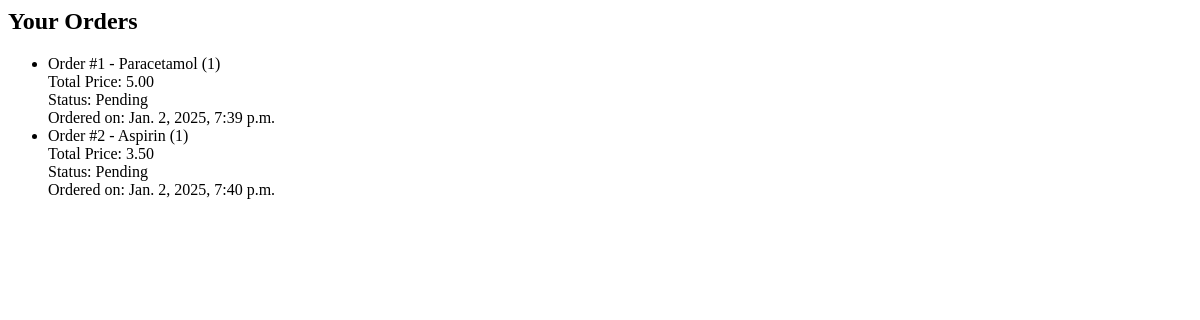
The page /orders/history/ (signed in) on the database as committed earlier.
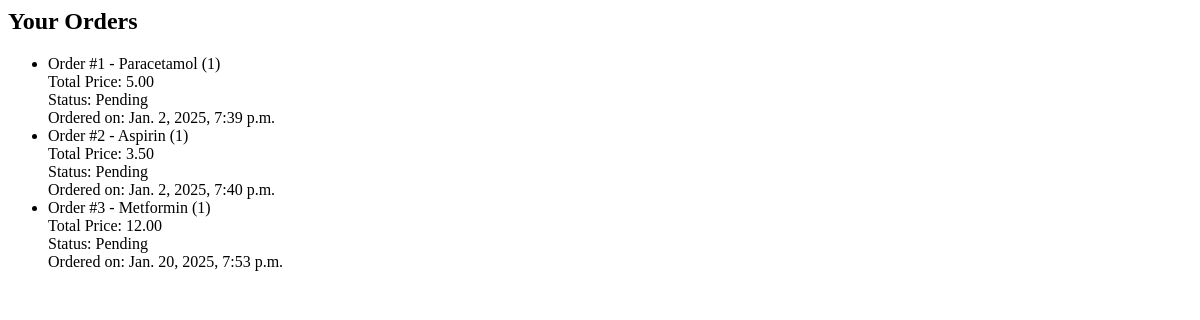
The same page on the database as committed later.
### orders/models.py (models this page shows, shortened)
class Order(models.Model):
    user = models.ForeignKey(User, on_delete=models.CASCADE, related_name='orders')
    drug = models.ForeignKey(Drug, on_delete=models.CASCADE)
    quantity = models.PositiveIntegerField()
    total_price = models.DecimalField(max_digits=10, decimal_places=2)
    status = models.CharField(max_length=50, choices=[('Pending', 'Pending'), ('Shipped', 'Shipped'), ('Delivered', 'Delivered')], default='Pending')
    created_at = models.DateTimeField(auto_now_add=True)

### drugs/models.py (models this page shows, shortened)
class Drug(models.Model):
    name = models.CharField(max_length=200, unique=True)
    category = models.CharField(max_length=100)
    description = models.TextField(blank=True, null=True)
    manufacturer = models.CharField(max_length=200)
    expiry_date = models.DateField(null=True, blank=True)  # Allow NULL for expiry_date
    price = models.DecimalField(max_digits=10, decimal_places=2)
    stock_quantity = models.PositiveIntegerField(default=0)
    minimum_stock = models.PositiveIntegerField(default=10)
    created_at = models.DateTimeField(auto_now_add=True)
    updated_at = models.DateTimeField(auto_now=True)

### orders/views.py (the view)
# urls.py: path('history/', views.order_history, name='order_history'),
@login_required
def order_history(request):
    orders = Order.objects.filter(user=request.user)
    return render(request, 'orders/order_history.html', {'orders': orders})

### orders/templates/orders/order_history.html
<h2>Your Orders</h2>
{% if orders %}
    <ul>
    {% for order in orders %}
        <li>
            Order #{{ order.id }} - {{ order.drug.name }} ({{ order.quantity }})<br>
            Total Price: {{ order.total_price }}<br>
            Status: {{ order.status }}<br>
            Ordered on: {{ order.created_at }}<br>
        </li>
    {% endfor %}
    </ul>
{% else %}
    <p>You have no orders.</p>
{% endif %}

Rows that differ between the two databases and show on the page:
added Order: id "3", drug.name "Metformin", quantity "1", total_price "12.00", status "Pending", created_at "Jan. 20, 2025, 7:53 p.m."
